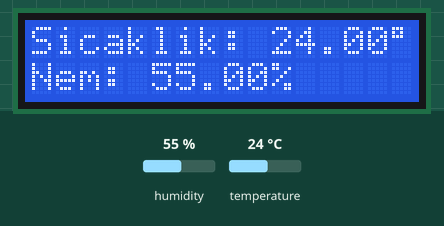
A sketch run on a simulated Arduino Uno, built with avr-gcc and run on an emulated ATmega328P. Shown: 16×2 character LCD. The test bench sets the inputs (shaded band); at power-on: humidity 55 %, temperature 24 °C.

Above: at 2.2 s.
2.3 s: humidity set to 22 %
At 3.8 s:
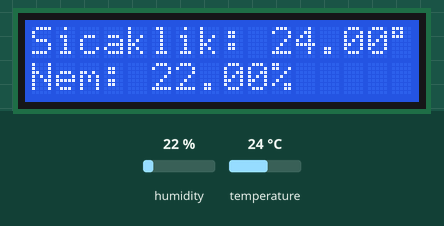
5.0 s: temperature set to 12 °C
At 6.5 s:
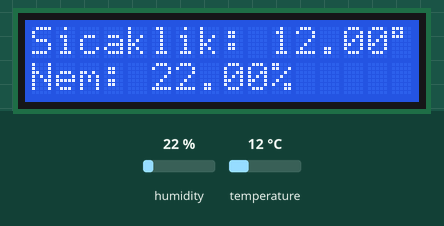
7.7 s: humidity set to 40 %
At 10.4 s:
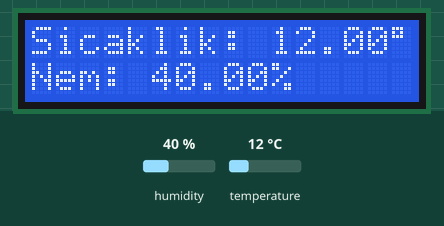
10.7 s: temperature set to 19 °C
At 12.0 s:
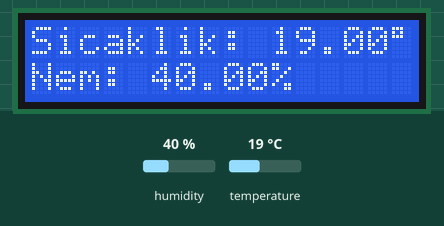
Timing chart, 0 to 13.7 s (numbered marks = the images above; inputs shaded):
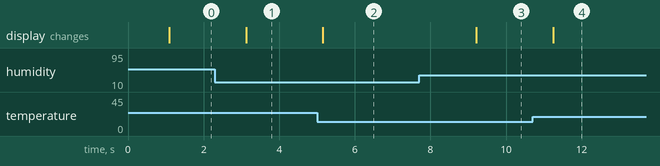

The sketch:

DHT_lcd.ino
```cpp
#include <LiquidCrystal.h> //LCD kütüphanesi
#include <DHT.h> //Sıcaklık Sensörü

//DHT PIN Değişkenleri
#define DHTPIN 2 // DHT'nin bağlı olduğu pin
#define DHTTYPE DHT11 //DHT tipi

//LCD PIN Değişkenleri
#define RS 12
#define E 11
#define D4 6
#define D5 5
#define D6 4
#define D7 3

DHT dht(DHTPIN, DHTTYPE); //DHT class'ından dht nesnesi oluşturduk

LiquidCrystal lcd(RS, E, D4, D5, D6, D7); //LiquidCrystal class'ından lcd nesnesi oluşturdul

//LCD Ekranına Değerleri Yazdırma Fonksiyonu
void updateLCD(){
  float  temperature = dht.readTemperature(); //Sıcaklığı ölçer
  float  humidity = dht.readHumidity(); //Nem Değerini ölçer

  lcd.clear(); //Ekranı temizle

  if (isnan(humidity) || isnan(temperature)){ //Veri gelmiyorsa
    lcd.setCursor(0, 0);
    lcd.print("Nem/Sicaklik");
    lcd.setCursor(0, 1);
    lcd.print("Bilinmiyor.");
  }else {
    //Sıcaklık Değeri
    lcd.setCursor(0, 0);
    lcd.print("Sicaklik: ");
    lcd.print(temperature);
    lcd.print((char)223); // (char)223 ile birlikte ° sembolü yazılır
    lcd.print("C");

    //Nem Değeri
    lcd.setCursor(0, 1);
    lcd.print("Nem: ");
    lcd.print(humidity);
    lcd.print("%");
  }
}

void setup() {
  Serial.begin(9600);
  dht.begin();
  lcd.begin(16, 2);

  lcd.setCursor(0, 0);
  lcd.print("Nem/Sicaklik");

  lcd.setCursor(0, 1);
  lcd.print("Olcer");

  delay(1000);
}

void loop() {
  updateLCD(); //LCD ekranına yazdırma fonksiyonu
  delay(2000);
}
```

Measured:
- after the input at 2.3 s, the display: changes after 0.83 s (image 1)
- after the input at 5.0 s, the display: changes after 0.16 s (image 2)
- after the input at 7.7 s, the display: changes after 1.5 s (image 3)
- after the input at 10.7 s, the display: changes after 0.55 s (image 4)
